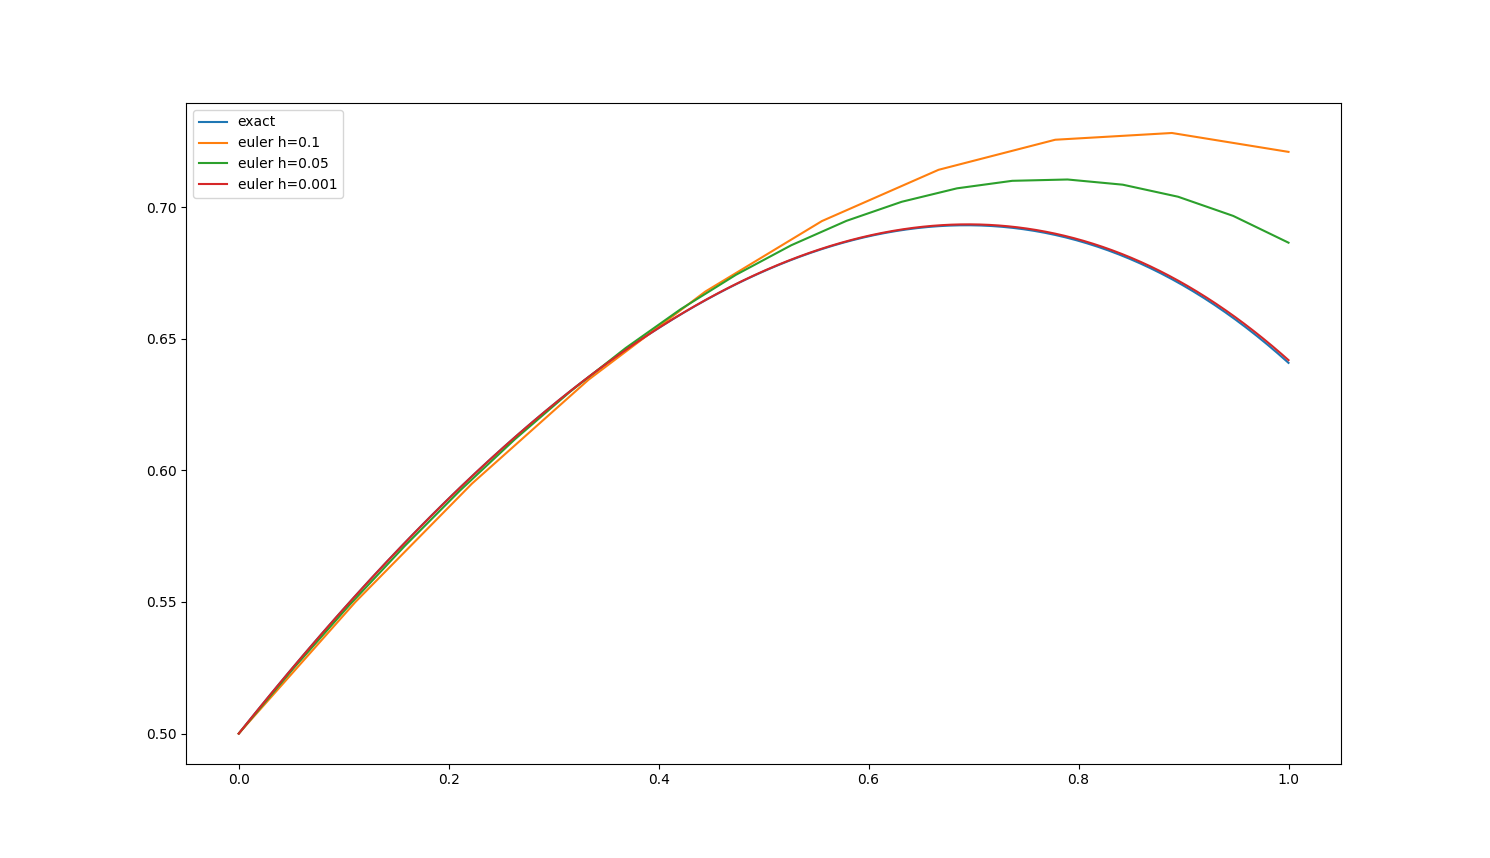

The Python source for this figure:
import numpy as np
import matplotlib.pyplot as plt
from math import exp, floor


def euler(f, h, t0, y0, tn):
    """use Euler method to solve ODE at tn
    Parameters
    __________
    f : the right hand side of the ODE
    h : resolution
    t0 : the initial position
    y0 : the initial value
    tn : the unknown position
    Returns
    _______
    ys : the values including the intermediate values
         tn's value is at the end (returning the 
         intermediates are continent for plotting)
    """
    n = floor((tn - t0) / h)
    ys = np.zeros(n)
    ys[0] = f(t0, y0)
    for i in range(1, n):
        tn = t0 + h * (i - 1)
        ys[i] = ys[i - 1] + h * f(tn, ys[i - 1])
    return ys


if __name__ == "__main__":
    f = lambda x, y: y - x
    f_exact = lambda x: x + 1 - np.exp(x) / 2
    hs = [0.1, 0.05, 0.001]
    x0, y0 = 0, 0.5
    xn = 1
    yn_exact = f_exact(xn)

    print(f"exact y({xn})={yn_exact}")
    for h in hs:
        yn = euler(f, h, x0, y0, xn)[-1]
        print(f"h={h}  euler y({xn})={yn}")

    # exact y(1)=0.6408590857704775
    # h=0.1  euler y(1)=0.7031287699500001
    # h=0.05  euler y(1)=0.6733511474277902
    # h=0.001  euler y(1)=0.6415380338820522

    # plotting
    x = np.linspace(0, 1, 100)
    y_exact = f_exact(x)
    plt.plot(x, y_exact, label="exact")
    for h in hs:
        y = euler(f, h, x0, y0, xn)
        plt.plot(np.linspace(x0, xn, len(y)), y, label=f"euler h={h}")
    plt.legend()
    plt.show()
